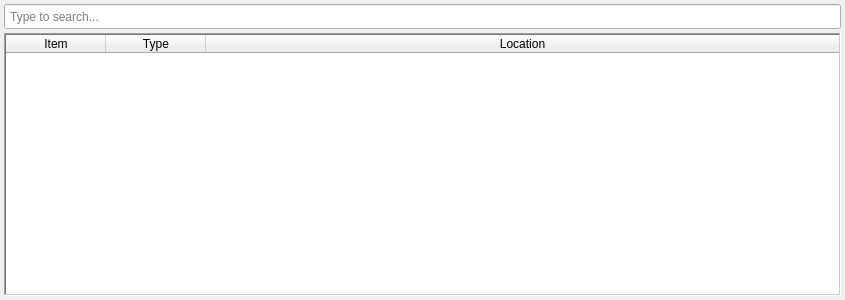
<?xml version="1.0" encoding="UTF-8"?>
<ui version="4.0">
 <class>Form</class>
 <widget class="QWidget" name="Form">
  <property name="geometry">
   <rect>
    <x>0</x>
    <y>0</y>
    <width>845</width>
    <height>300</height>
   </rect>
  </property>
  <property name="windowTitle">
   <string>PyTasky Search...</string>
  </property>
  <layout class="QGridLayout" name="gridLayout">
   <property name="leftMargin">
    <number>4</number>
   </property>
   <property name="topMargin">
    <number>4</number>
   </property>
   <property name="rightMargin">
    <number>4</number>
   </property>
   <property name="bottomMargin">
    <number>4</number>
   </property>
   <property name="spacing">
    <number>4</number>
   </property>
   <item row="1" column="0">
    <widget class="QTableWidget" name="table">
     <property name="frameShape">
      <enum>QFrame::WinPanel</enum>
     </property>
     <property name="editTriggers">
      <set>QAbstractItemView::NoEditTriggers</set>
     </property>
     <property name="dragEnabled">
      <bool>true</bool>
     </property>
     <property name="dragDropOverwriteMode">
      <bool>false</bool>
     </property>
     <property name="dragDropMode">
      <enum>QAbstractItemView::DragOnly</enum>
     </property>
     <property name="alternatingRowColors">
      <bool>true</bool>
     </property>
     <property name="selectionMode">
      <enum>QAbstractItemView::SingleSelection</enum>
     </property>
     <property name="selectionBehavior">
      <enum>QAbstractItemView::SelectRows</enum>
     </property>
     <attribute name="horizontalHeaderStretchLastSection">
      <bool>true</bool>
     </attribute>
     <attribute name="verticalHeaderVisible">
      <bool>false</bool>
     </attribute>
     <column>
      <property name="text">
       <string>Item</string>
      </property>
     </column>
     <column>
      <property name="text">
       <string>Type</string>
      </property>
     </column>
     <column>
      <property name="text">
       <string>Location</string>
      </property>
     </column>
    </widget>
   </item>
   <item row="0" column="0">
    <widget class="QLineEdit" name="search_box">
     <property name="minimumSize">
      <size>
       <width>0</width>
       <height>25</height>
      </size>
     </property>
     <property name="placeholderText">
      <string> Type to search...</string>
     </property>
     <property name="clearButtonEnabled">
      <bool>true</bool>
     </property>
    </widget>
   </item>
  </layout>
 </widget>
 <resources/>
 <connections/>
</ui>
